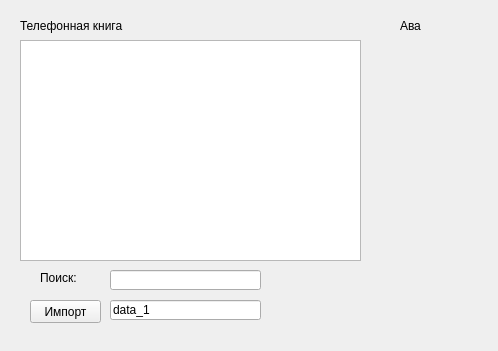
<?xml version="1.0" encoding="UTF-8"?>
<ui version="4.0">
 <class>MainWindow</class>
 <widget class="QMainWindow" name="MainWindow">
  <property name="geometry">
   <rect>
    <x>0</x>
    <y>0</y>
    <width>498</width>
    <height>351</height>
   </rect>
  </property>
  <property name="windowTitle">
   <string>MainWindow</string>
  </property>
  <widget class="QWidget" name="centralWidget">
   <widget class="QTableView" name="tableView">
    <property name="geometry">
     <rect>
      <x>20</x>
      <y>40</y>
      <width>341</width>
      <height>221</height>
     </rect>
    </property>
   </widget>
   <widget class="QLabel" name="label">
    <property name="geometry">
     <rect>
      <x>370</x>
      <y>40</y>
      <width>111</width>
      <height>91</height>
     </rect>
    </property>
    <property name="text">
     <string/>
    </property>
   </widget>
   <widget class="QLabel" name="label_2">
    <property name="geometry">
     <rect>
      <x>20</x>
      <y>10</y>
      <width>241</width>
      <height>31</height>
     </rect>
    </property>
    <property name="styleSheet">
     <string notr="true">font: 75 22pt &quot;Times New Roman&quot;;</string>
    </property>
    <property name="text">
     <string>Телефонная книга</string>
    </property>
   </widget>
   <widget class="QLabel" name="label_3">
    <property name="geometry">
     <rect>
      <x>400</x>
      <y>10</y>
      <width>71</width>
      <height>31</height>
     </rect>
    </property>
    <property name="styleSheet">
     <string notr="true">font: 75 22pt &quot;Times New Roman&quot;;</string>
    </property>
    <property name="text">
     <string>Ава</string>
    </property>
   </widget>
   <widget class="QLineEdit" name="isk">
    <property name="geometry">
     <rect>
      <x>110</x>
      <y>270</y>
      <width>151</width>
      <height>20</height>
     </rect>
    </property>
   </widget>
   <widget class="QLabel" name="label_4">
    <property name="geometry">
     <rect>
      <x>40</x>
      <y>270</y>
      <width>61</width>
      <height>16</height>
     </rect>
    </property>
    <property name="styleSheet">
     <string notr="true">font: 75 22pt &quot;Times New Roman&quot;;
font: 11pt &quot;MS Shell Dlg 2&quot;;</string>
    </property>
    <property name="text">
     <string>Поиск:</string>
    </property>
   </widget>
   <widget class="QLineEdit" name="lineEdit">
    <property name="geometry">
     <rect>
      <x>110</x>
      <y>300</y>
      <width>151</width>
      <height>20</height>
     </rect>
    </property>
    <property name="text">
     <string>data_1</string>
    </property>
   </widget>
   <widget class="QPushButton" name="pushButton">
    <property name="geometry">
     <rect>
      <x>30</x>
      <y>300</y>
      <width>71</width>
      <height>23</height>
     </rect>
    </property>
    <property name="text">
     <string>Импорт</string>
    </property>
   </widget>
  </widget>
  <widget class="QMenuBar" name="menuBar">
   <property name="geometry">
    <rect>
     <x>0</x>
     <y>0</y>
     <width>498</width>
     <height>25</height>
    </rect>
   </property>
  </widget>
 </widget>
 <layoutdefault spacing="6" margin="11"/>
 <resources/>
 <connections/>
</ui>
